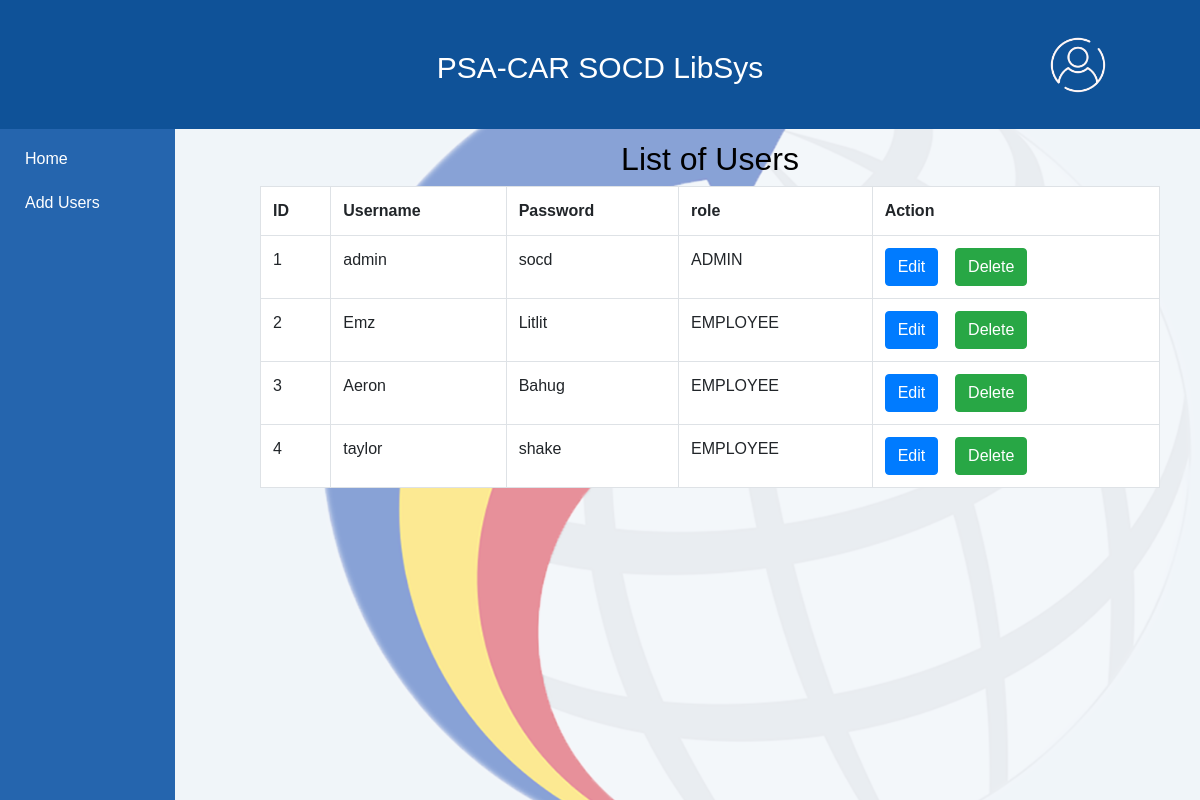
/manage_users.php (signed in), run on an earlier commit of the app's database.
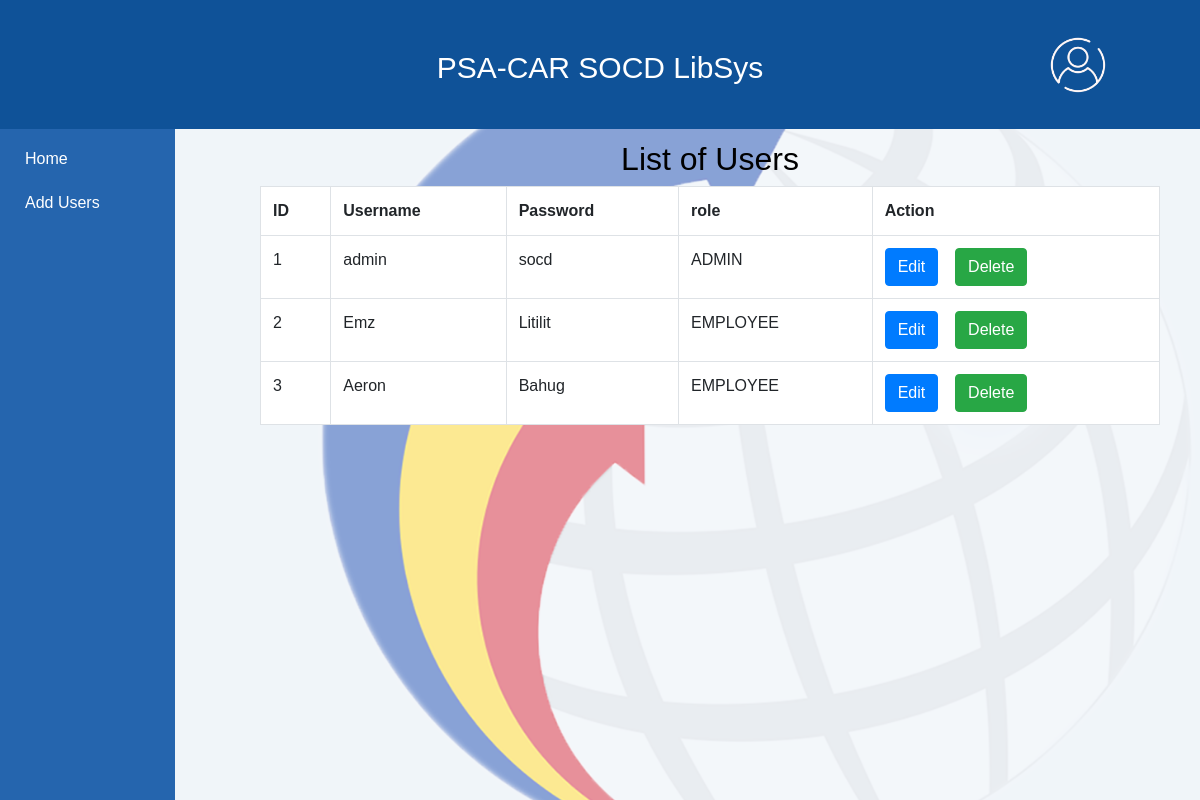
And on a later commit of the database.
### tables this page shows
CREATE TABLE `users` (
  `user_id` int(11) NOT NULL,
  `username` varchar(50) NOT NULL,
  `password` varchar(255) NOT NULL,
  `role` enum('ADMIN','EMPLOYEE') NOT NULL
);

### manage_users.php (the view, shortened to what this page needs)
<?php
$host = "localhost";
$db_username = "root";
$db_password = "";
$database = "file_inventory";
$conn = new mysqli($host, $db_username, $db_password, $database);
?>
<!DOCTYPE html>
<html lang="en">
<head>
    <link rel="stylesheet" href="https://maxcdn.bootstrapcdn.com/bootstrap/4.5.2/css/bootstrap.min.css">
    <link rel="stylesheet" href="css/manage_users.css">
</head>
<body>
<div id="background-container"></div>
<div id="topbar">
    <h2>PSA-CAR SOCD LibSys</h2>
    <div class="dropdown">
        <img src="ICON-4.png" alt="Dropdown Icon" width="68" height="68">
    </div>
</div>
<div id="sidebar">
    <div id="sidebar-content">
        <ul style="margin-top: 50px;">
            <li><a href="admin_dashboard.php" class="sidebar-link">Home</a></li>
            <li> <a href="add_users.php" class="sidebar-link">Add Users</a></li>
        </ul>
    </div>
</div>
<div id="content">
    <h2>List of Users</h2>
        <?php
        $res = mysqli_query($conn, "SELECT * FROM `users`");
        echo "<table class='table table-bordered table-hover'>";
        echo "<tr style='background-color: white;'>";
        echo "<th>ID</th>";
        echo "<th>Username</th>";
        echo "<th>Password</th>";
        echo "<th>role</th>";
        echo "<th>Action</th>";
        echo "</tr>";
        while ($row = mysqli_fetch_assoc($res)) {
            echo "<tr style='background-color: white;'>";
            echo "<td>" . $row['user_id'] . "</td>";
            echo "<td>" . $row['username'] . "</td>";
            echo "<td>" . $row['password'] . "</td>";
            echo "<td>" . $row['role'] . "</td>";
            echo "<td>";
            echo "<a href='' class='btn btn-primary mr-2'>Edit</a>";
            echo "<span class='separator'>&nbsp;&nbsp;</span>";
            echo "<a href='delete_users.php?id=" . $row['user_id'] . "' class='btn btn-success'>Delete</a>";
            echo "</td>";
            echo "</tr>";
        }
        echo "</table>";
        ?>
    </div>
</body>
</html>

What changed in the data, as far as the page shows it:
removed users: user_id "4", username "taylor", password "shake", role "EMPLOYEE"
changed users "Emz": password "Litlit" → "Litilit"
